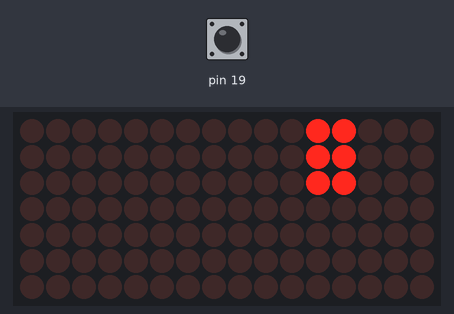
A sketch run on a simulated Arduino Mega 2560, built with avr-gcc and run on an emulated ATmega2560. Shown: 16×7 LED matrix. Wiring (inferred from the names in the program): LED cube drawn one layer per row (orientation assumed): layers pin 23, pin 25, pin 27, pin 29, pin 31, pin 33, pin 35; columns pin 4, pin 5, pin 6, pin 8, pin 9, pin 10, pin 11, pin 12, pin 14, pin 15, pin 16, pin 22, pin 24, pin 26, pin 28, pin 30. The inputs (shaded band) are chosen by the test bench; at power-on: pin 19 HIGH. Random numbers use the default seed unless the sketch sets one.

Above: at 0.76 s.
1.3 s: pin 19 driven LOW
At 2.7 s:
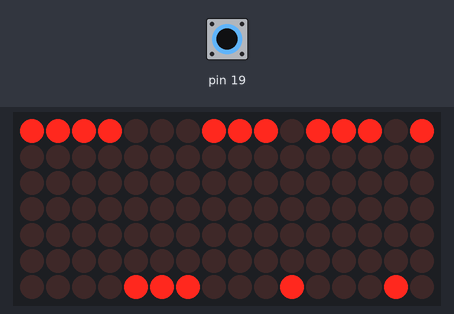
3.2 s: pin 19 pulsed HIGH 2 times (0.12 s each, 0.3 s apart)
At 4.9 s:
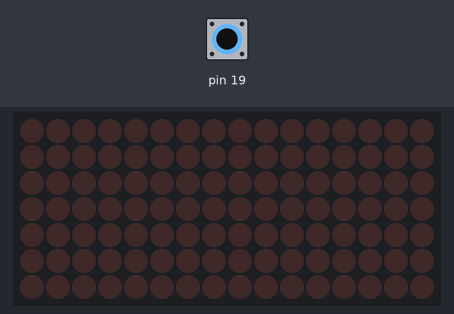
5.3 s: pin 19 pulsed HIGH 5 times (0.12 s each, 0.3 s apart)
At 5.72 s:
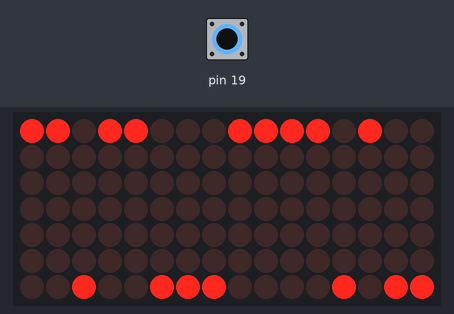

Measured:
- what the display in image 2 shows lasts 0.7 s, from 4.4 s to 5.1 s

The sketch:

completeProject01.ino
```cpp
//arduino led cube code by Michael Hlinka
//created January 2019
//timmer code taken from Ananda Ghassaei and instructables.com
//https://www.instructables.com/id/Arduino-Timer-Interrupts/
//this is a blank template that does not contain any specific display code
//it is meant for being able to start on a new display without having to worry
//or deal with mixed variable names and loosing yourself within the code

/****************General definitions*******************/
#define COLUMN  49
#define ROW     7
#define TIMEDELAY 2000

int column[COLUMN] = {13,   12,  11,  10,   9,   8,  7,
                       6,    5,   4,  14,  15,  16, 17,
                      22,   24,  26,  28,  30,  32, 34,
                      38,   40,  42,  44,  46,  48, 50,
                      39,   41,  43,  45,  47,  49, 51,
                      A15, A14, A13, A12, A11, A10, A9,
                      A1,   A2,  A3,  A4,  A5,  A6, A7};
int row[ROW]       = {23,   25,  27,  29,  31,  33, 35};

volatile int gameBoard[ROW * COLUMN];
volatile int tempBoard[ROW * COLUMN];
volatile int state_var;
volatile int main_function;
volatile int past_main;

volatile long oldTime;
volatile long newTime;

void setup(){
//code from Anada Ghassaei
cli();
//set timer0 interrupt at 2kHz
  TCCR0A = 0;// set entire TCCR2A register to 0
  TCCR0B = 0;// same for TCCR2B
  TCNT0  = 0;//initialize counter value to 0
  // set compare match register for 2khz increments
  OCR0A = 150;// = (16*10^6) / (2000*64) - 1 (must be <256)
  // turn on CTC mode
  TCCR0A |= (1 << WGM01);
  // Set CS01 and CS00 bits for 64 prescaler
  TCCR0B |= (1 << CS01) | (1 << CS00);
  // enable timer compare interrupt
  TIMSK0 |= (1 << OCIE0A);

//set timer1 interrupt at 1Hz
  TCCR1A = 0;// set entire TCCR1A register to 0
  TCCR1B = 0;// same for TCCR1B
  TCNT1  = 0;//initialize counter value to 0
  // set compare match register for 1hz increments
  OCR1A = 1562;// = (16*10^6) / (1*1024) - 1 (must be <65536)
  // turn on CTC mode
  TCCR1B |= (1 << WGM12);
  // Set CS12 and CS10 bits for 1024 prescaler
  TCCR1B |= (1 << CS12) | (1 << CS10);
  // enable timer compare interrupt
  TIMSK1 |= (1 << OCIE1A);


//my code
  int i;
  for(i = 0; i < ROW; i++){
    pinMode(row[i], OUTPUT);
    digitalWrite(row[i], HIGH);
  }
  for(i = 0; i < COLUMN; i++){
    pinMode(column[i], OUTPUT);
    digitalWrite(column[i], LOW);
  }
  for(i = 0; i < ROW * COLUMN; i++)
    gameBoard[i] = 0;
  main_function = 0;
  past_main = 0;
  attachInterrupt(digitalPinToInterrupt(19), ISR0, FALLING);
  oldTime=0;
  newTime=3000;
  Serial.begin(9600);
  randomSeed(analogRead(0));
sei();

}

//#####################displaying###################
int inter0_r;
int inter0_c;
int inter0_hold;
int inter0_var;
//interrupt 0: used for diplsying the board
ISR(TIMER0_COMPA_vect){
  for(inter0_r = 0; inter0_r < ROW; inter0_r++){
    digitalWrite(row[inter0_r], 0);
    inter0_hold = inter0_r * COLUMN;
    for(inter0_c = 0; inter0_c < COLUMN; inter0_c++){
      if(gameBoard[inter0_hold + inter0_c])
        for(inter0_var = 0; inter0_var < 8; inter0_var++)
          digitalWrite(column[inter0_c], 1);
      digitalWrite(column[inter0_c], 0);

    }
    digitalWrite(row[inter0_r], 1);
  }
}

//################Switching Function##################
void ISR0(){
  sei();
      oldTime = newTime;
      main_function++;
      if(main_function >= 3)
        main_function = 0;
 cli();
}

//###################helper functions###################
//will set entire gameBoard to 1 (on)
//meant to display a fault or error has occured
void game_over(){
  cli();
    //Serial.print("main_function:");
    //Serial.println(main_function);
    //Serial.print("state_var:");
    //Serial.println(state_var);
    for(int i = 0; i < ROW * COLUMN; i++)
      gameBoard[i] = 1;
  sei();
}

//generic supporting function
//will clear whatever is stored in the gameBoard
void clear_gameBoard(){
  cli();
  for(int i = 0; i < ROW * COLUMN; i++)
    gameBoard[i] = 0;
  sei();
}

//generic supporting function
//will clear whatever is stored in the tempBoard
void clear_tempBoard(){
  cli();
  for(int i = 0; i < ROW * COLUMN; i++)
    tempBoard[i] = 0;
  sei();
}

//##############main control function######################
//interrupt 1: used for updating the current display
ISR(TIMER1_COMPA_vect){
 if(main_function != past_main){
  if(main_function >= 3)
    main_function = 0;
  past_main = main_function;
  state_var = 0;
 }
 switch(main_function){
  case 0:
    burst_main();
    break;
  case 1:
    bounceBack_main();
    break;
  case 2:
    bounce_column();
    break;
  default:
    game_over();
    break;
 }
}

//##################Burst function#########################
//variables
//set up as x, y, z
volatile int center_point[3];
volatile int waitVar;

//this fucntion is called whenever a gameboard needs to be updated
void burst_main(){
  switch(state_var){
    case 0:
      setup_burst_variables();
      break;
    case 1:
      burst_wait();
      break;
    case 2:
      burst_expand1();
      break;
    case 3:
      burst_wait();
      break;
    case 4:
      burst_expand2();
      break;
    case 5:
      burst_wait();
      break;
    case 6:
      burst_collapse2();
      break;
    case 7:
      burst_wait();
      break;
    case 8:
      burst_collapse1();
      break;
    case 9:
      burst_wait();
      break;
    case 10:
      burst_collapse0();
      break;
    case 11:
      burst_wait();
      break;
    case 12:
      state_var = 0;
      break;
    default:
      game_over();
      break;
  }
}

//supporting function
//purpose is to initlize all the variables and gameboard for
void setup_burst_variables(){
  clear_gameBoard();
  clear_tempBoard();
  burst_setup_gameBoard();
  state_var = 1;
  waitVar = 4;
}

void gen_ran_point(){
    center_point[0] = random(ROW);
    center_point[1] = random(ROW);
    center_point[2] = random(ROW);
}

//supporting function for setup function
//purpose is to initilize all the starting leds (on) for the gameBoard
void burst_setup_gameBoard(){
  cli();
    gen_ran_point();
    gameBoard[center_point[2]*COLUMN + center_point[1]*ROW + center_point[0]] = 1;
  sei();
}

void burst_wait(){
    state_var++;
}

//first function that actually effects gameBoard
void burst_expand1(){

  for(int z = center_point[2] - 1; z <= center_point[2] + 1; z++){
    for(int y = center_point[1] - 1; y <= center_point[1] + 1; y++){
      for(int x = center_point[0] - 1; x <= center_point[0] + 1; x++){
        if(x >= 0 && x < ROW && y >= 0 && y < ROW && z >= 0 && z < ROW)
          tempBoard[z*COLUMN + y*ROW + x] = 1;
      }
    }
  }

  cli();
    for(int i = 0; i < ROW * COLUMN; i++)
      gameBoard[i] = tempBoard[i];
  sei();

  state_var++;
}

void burst_expand2(){

  for(int z = center_point[2] - 2; z <= center_point[2] + 2; z++){
    for(int y = center_point[1] - 2; y <= center_point[1] + 2; y++){
      for(int x = center_point[0] - 2; x <= center_point[0] + 2; x++){
        if(x >= 0 && x < ROW && y >= 0 && y < ROW && z >= 0 && z < ROW)
          tempBoard[z*COLUMN + y*ROW + x] = 1;
      }
    }
  }
  cli();
    for(int i = 0; i < ROW * COLUMN; i++)
      gameBoard[i] = tempBoard[i];
  sei();

  state_var++;
}

void burst_collapse2(){

  for(int z = center_point[2] - 2; z <= center_point[2] + 2; z++){
    for(int y = center_point[1] - 2; y <= center_point[1] + 2; y++){
      for(int x = center_point[0] - 2; x <= center_point[0] + 2; x++){
        if(x >= 0 && x < ROW && y >= 0 && y < ROW && z >= 0 && z < ROW)
          tempBoard[z*COLUMN + y*ROW + x] = 0;
      }
    }
  }

  for(int z = center_point[2] - 1; z <= center_point[2] + 1; z++){
    for(int y = center_point[1] - 1; y <= center_point[1] + 1; y++){
      for(int x = center_point[0] - 1; x <= center_point[0] + 1; x++){
        if(x >= 0 && x < ROW && y >= 0 && y < ROW && z >= 0 && z < ROW)
          tempBoard[z*COLUMN + y*ROW + x] = 1;
      }
    }
  }

  cli();
    for(int i = 0; i < ROW * COLUMN; i++)
      gameBoard[i] = tempBoard[i];
  sei();

  state_var++;
}

void burst_collapse1(){

  for(int z = center_point[2] - 1; z <= center_point[2] + 1; z++){
    for(int y = center_point[1] - 1; y <= center_point[1] + 1; y++){
      for(int x = center_point[0] - 1; x <= center_point[0] + 1; x++){
        if(x >= 0 && x < ROW && y >= 0 && y < ROW && z >= 0 && z < ROW)
          tempBoard[z*COLUMN + y*ROW + x] = 0;
      }
    }
  }

  tempBoard[center_point[2]*COLUMN + center_point[1]*ROW + center_point[0]] = 1;

  cli();
    for(int i = 0; i < ROW * COLUMN; i++)
      gameBoard[i] = tempBoard[i];
  sei();

  state_var++;
}

void burst_collapse0(){
  tempBoard[center_point[2]*COLUMN + center_point[1]*ROW + center_point[0]] = 0;
  cli();
    for(int i = 0; i < ROW * COLUMN; i++)
      gameBoard[i] = tempBoard[i];
  sei();

  state_var++;
}


//#################Column Bounce Function########################
//variables
volatile int bounce_column_old_c;
volatile int bounce_column_new_c;
volatile int bounce_column_old_r;
volatile int bounce_column_new_r;

//main control function for the bounce control display
//this fucntion is called whenever a gameboard needs to be updated
void bounce_column(){
  switch(state_var){
    case 0:
      setup_column();
      break;
    case 1:
      increase_column();
      break;
    case 2:
      decrease_column();
      break;
    default:
      game_over();
      break;
  }
}

//supporting function for the bounce column display
//purpose is to initlize all the variables and gameboard for bounce column
void setup_column(){
  clear_gameBoard();
  clear_tempBoard();
  bounce_column_setup_gameBoard();
  bounce_column_old_c = 0;
  bounce_column_new_c = 0;
  bounce_column_old_r = 0;
  bounce_column_new_r = 0;
  state_var = 1;
}

//supporting function for the bounce column display
//purpose is to initilize all the starting leds that are on
void bounce_column_setup_gameBoard(){
  cli();
    gameBoard[0] = 1;
  sei();
}

//supporting function for the bounce column display
//starts with only displaying the first row and increases in size each time
void increase_column(){
  for(int i = 0; i < ROW * COLUMN; i++)
    tempBoard[i] = gameBoard[i];

  bounce_column_new_c = bounce_column_old_c + 1;
  if(bounce_column_new_c >= COLUMN){
    bounce_column_new_c = 0;
    bounce_column_new_r = bounce_column_old_r + 1;
    if(bounce_column_new_r >= ROW)
      bounce_column_new_r = 0;
  }

  for(int i = 0; i <= bounce_column_new_r; i++){
    tempBoard[i*COLUMN + bounce_column_old_c] = 0;
    tempBoard[i*COLUMN + bounce_column_new_c] = 1;
  }

  if(bounce_column_old_c == COLUMN - 2 && bounce_column_old_r == ROW - 1){
    state_var = 2;
    bounce_column_old_c = COLUMN - 1;
    bounce_column_old_r = ROW - 1;
    bounce_column_new_r = ROW - 1;
    tempBoard[0] = 0;
  } else {
    bounce_column_old_c = bounce_column_new_c;
    bounce_column_old_r = bounce_column_new_r;
  }

  cli();
    for(int i = 0; i < ROW * COLUMN; i++)
      gameBoard[i] = tempBoard[i];
  sei();

}

////supporting function for the bounce column display
//starts with displaying row and decreases in size each time
void decrease_column(){
  for(int i = 0; i < ROW * COLUMN; i++)
    tempBoard[i] = gameBoard[i];

  bounce_column_new_c = bounce_column_old_c - 1;
  if(bounce_column_new_c < 0){
    bounce_column_new_c =  COLUMN - 1;
    tempBoard[bounce_column_old_r * COLUMN] = 0;
    bounce_column_new_r = bounce_column_old_r - 1;
  }

  for(int i = 0; i <= bounce_column_new_r; i++){
    tempBoard[i*COLUMN + bounce_column_old_c] = 0;
    tempBoard[i*COLUMN + bounce_column_new_c] = 1;
  }

  if(bounce_column_new_r == 0 && bounce_column_new_c == 0){
    state_var = 1;
    bounce_column_new_c = 0;
    bounce_column_new_r = 0;
    bounce_column_old_c = 0;
    bounce_column_old_r = 0;
    tempBoard[0] = 1;
  } else {
    bounce_column_old_c = bounce_column_new_c;
    bounce_column_old_r = bounce_column_new_r;
  }

  cli();
    for(int i = 0; i < ROW * COLUMN; i++)
      gameBoard[i] = tempBoard[i];
  sei();
}


//################Bounce Back Function#########################
//variables
volatile int bounceBack_ticks;
volatile int bounceBack_point;
volatile int bounceBack_dir;


//main control function for the bounce control display
//this fucntion is called whenever a gameboard needs to be updated
void bounceBack_main(){
  switch(state_var){
    case 0:
      bounceBack_setup_function();
      break;
    case 1:
      bounceBack_pick_point();
      break;
    case 2:
      bounceBack_run();
      break;
    default:
      game_over();
      break;
  }
}

//supporting function
//purpose is to initlize all the variables and gameboard for
void bounceBack_setup_function(){
  clear_gameBoard();
  clear_tempBoard();
  bounceBack_ticks=0;
  bounceBack_setup_gameBoard();
  state_var = 1;
}

//supporting function for setup function
//purpose is to initilize all the starting leds (on) for the gameBoard
void bounceBack_setup_gameBoard(){
  cli();
    for(int i=0; i<COLUMN;i++){
      if(random(2))
        gameBoard[i]=1;
      else
        gameBoard[(ROW-1)*COLUMN+i]=1;
    }
  sei();
}

//first function that actually effects gameBoard
void bounceBack_pick_point(){
  bounceBack_point=random(COLUMN);
  if(gameBoard[bounceBack_point])
    bounceBack_dir=1;
  else{
    bounceBack_dir=-1;
    bounceBack_point+=COLUMN*(ROW-1);
  }

  bounceBack_ticks=0;
  state_var=2;
}

void bounceBack_run(){
  if(bounceBack_ticks < ROW-1){
    cli();
      gameBoard[bounceBack_point + bounceBack_ticks*COLUMN*bounceBack_dir]=0;
      bounceBack_ticks++;
      gameBoard[bounceBack_point + bounceBack_ticks*COLUMN*bounceBack_dir]=1;
    sei();
  } else {
    state_var=1;
  }
}


void loop(){
  newTime = millis();
}
```
